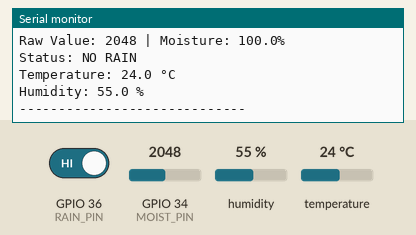
This sketch was run on a simulated ESP32. On the bench: the last lines printed to the serial monitor. The inputs (shaded band) are chosen by the test bench; at power-on: GPIO 36 (RAIN_PIN) HIGH, humidity 55 %, GPIO 34 (MOIST_PIN) = 2048, temperature 24 °C.

Above: at 1.2 s.
1.3 s: GPIO 36 (RAIN_PIN) driven LOW
5.8 s: humidity set to 22 %
At 6.8 s:
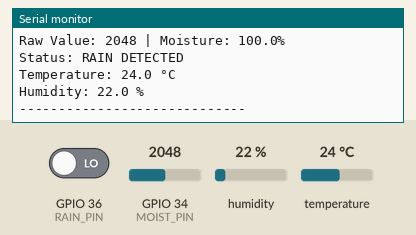
7.3 s: GPIO 34 (MOIST_PIN) set to 2866
8.8 s: temperature set to 12 °C
10.3 s: GPIO 34 (MOIST_PIN) set to 3603
At 11.5 s:
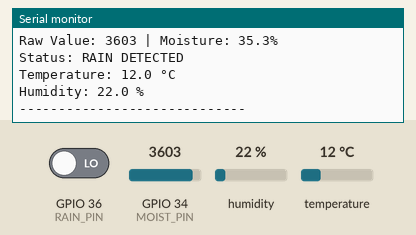
11.8 s: humidity set to 40 %
At 13.8 s:
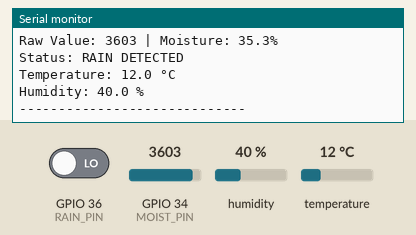
Timing chart, 0 to 14.3 s (numbered marks = the images above; inputs shaded):
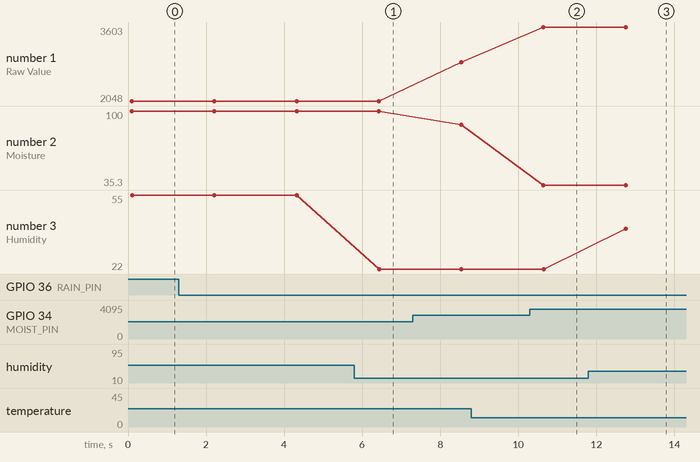

The sketch:

LAB4-PARTB.ino
```cpp
#include <DHT.h>

const int MOIST_PIN = 34;       // ADC1, input only
// Measured for this probe in Part A
const int RAW_DRY = 4095;       // in air
const int RAW_WET = 2700;       // in water

const int RAIN_PIN = 36;        // input only
const int DHT_PIN = 32;         // input only
#define DHT_TYPE DHT22
DHT dht(DHT_PIN, DHT_TYPE);

int readMoistureRaw(int n = 10) {
  long sum = 0;
  for (int i = 0; i < n; i++) {
    sum += analogRead(MOIST_PIN);
    delay(5);
  }
  return sum / n;
}

float readMoisturePct() {
  int raw = readMoistureRaw();
  float pct = 100.0 * (RAW_DRY - raw) /
              (float)(RAW_DRY - RAW_WET);
  return constrain(pct, 0.0, 100.0);
}


void setup() {

  Serial.begin(115200);
  while (!Serial) {
    delay(10);
  }

  pinMode(RAIN_PIN, INPUT);
  dht.begin();
}


void loop() {

  // SOIL MOISTURE
  int rawValue = readMoistureRaw();

  float percentage = readMoisturePct();

  Serial.print("Raw Value: ");
  Serial.print(rawValue);

  Serial.print(" | Moisture: ");
  Serial.print(percentage, 1);
  Serial.println("%");

  // RAIN SENSOR

  int rainStatus = digitalRead(RAIN_PIN);

  if (rainStatus == LOW) {
    Serial.println("Status: RAIN DETECTED");
  }
  else {
    Serial.println("Status: NO RAIN");
  }

  // DHT22

  float humidity = dht.readHumidity();
  float temperature = dht.readTemperature();  // Celsius

  // If DHT22 reading failed
  if (isnan(humidity) || isnan(temperature)) {

    Serial.println("DHT22 Error: Failed to read sensor");

  }
  else {
    Serial.print("Temperature: ");
    Serial.print(temperature, 1);
    Serial.println(" °C");

    Serial.print("Humidity: ");
    Serial.print(humidity, 1);
    Serial.println(" %");
  }

  Serial.println("-----------------------------");

  delay(2000);
}
```

Measured:
- after the input at 5.8 s, the serial monitor: prints a new line after 0.63 s (image 1)
- after the input at 10.3 s, the serial monitor: prints a new line after 0.34 s (image 2)
- after the input at 11.8 s, the serial monitor: prints a new line after 0.96 s (image 3)
- plotted number 1: 2048 → 2866 after the input at 7.3 s, 2866 → 3603 after the input at 10.3 s
- plotted number 2: 100 → 88.1 after the input at 7.3 s, 88.1 → 35.3 after the input at 10.3 s
- plotted number 3: 55 → 22 after the input at 5.8 s, 22 → 40 after the input at 11.8 s
